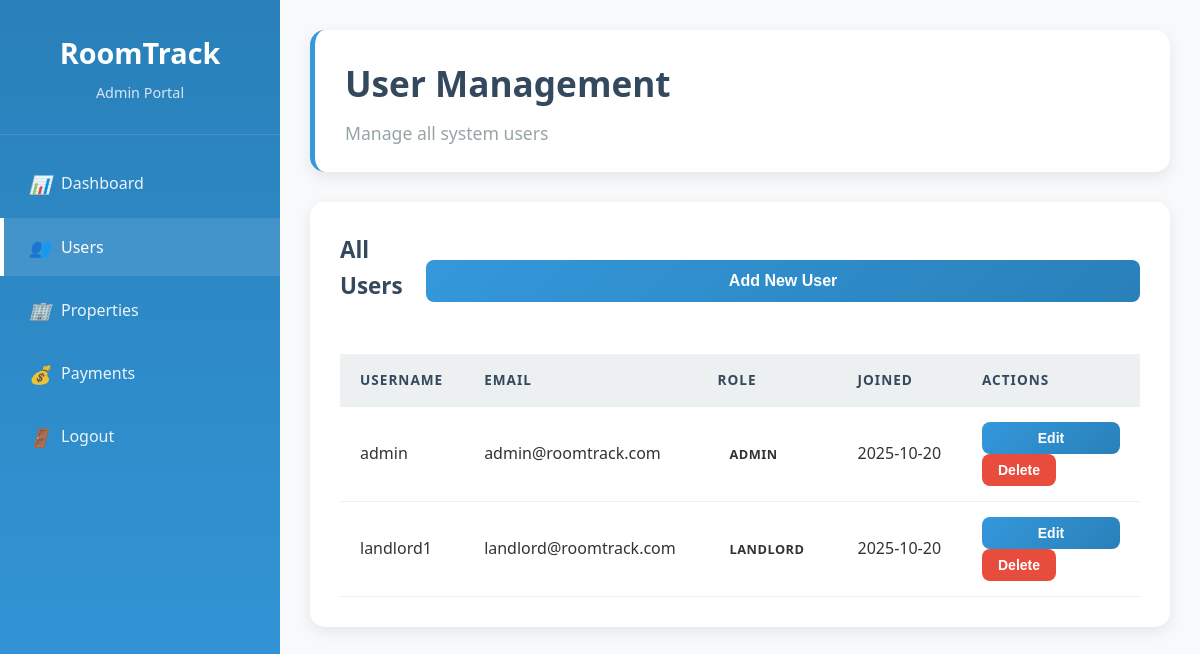
/admin/users (signed in), run on an earlier commit of the app's database.
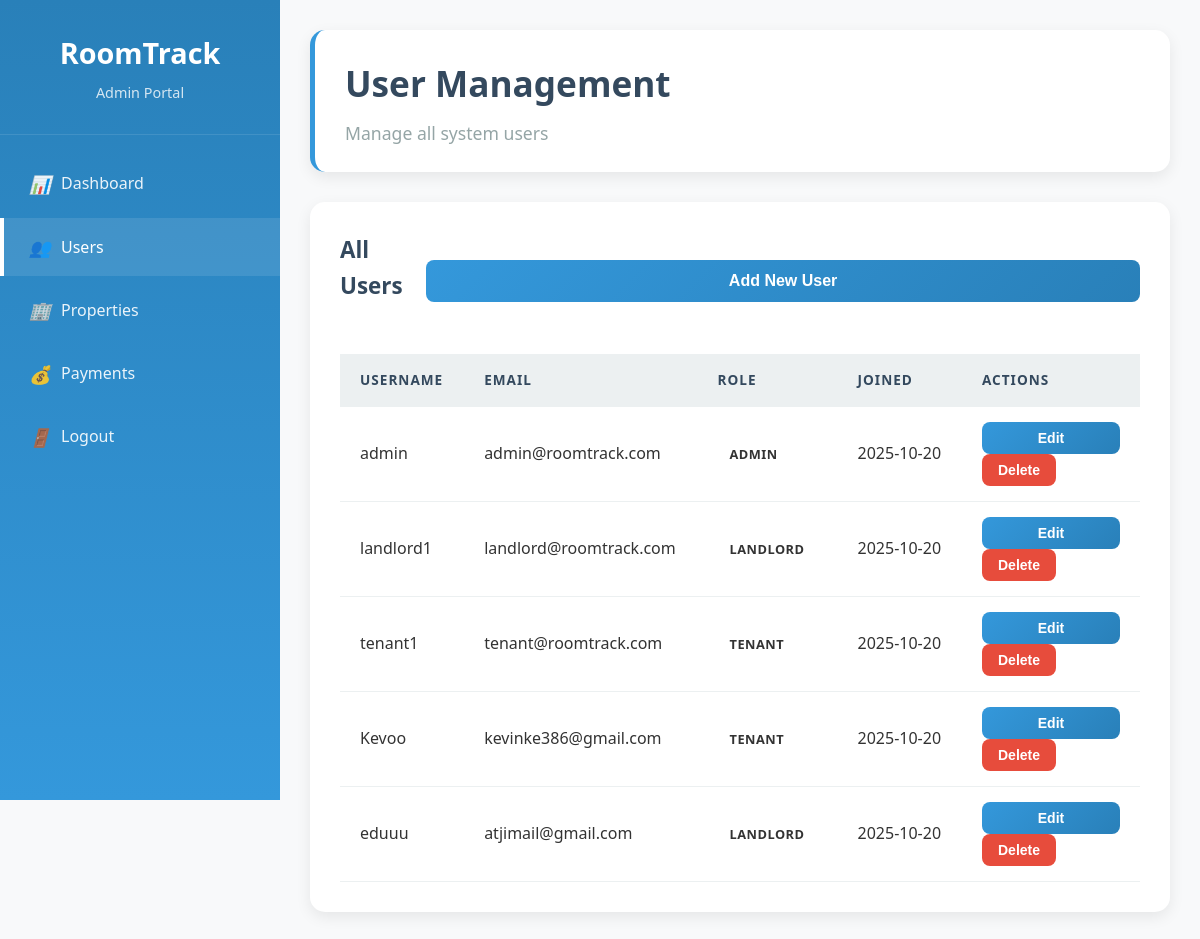
And on a later commit of the database.
### models.py (models this page shows)
class User(UserMixin, db.Model):
    id = db.Column(db.Integer, primary_key=True)
    username = db.Column(db.String(80), unique=True, nullable=False)
    email = db.Column(db.String(120), unique=True, nullable=False)
    password = db.Column(db.String(200), nullable=False)
    role = db.Column(db.String(20), nullable=False)  # admin, landlord, tenant
    full_name = db.Column(db.String(200))
    id_number = db.Column(db.String(50))
    passport_number = db.Column(db.String(50))
    phone = db.Column(db.String(20))
    created_at = db.Column(db.DateTime, default=datetime.utcnow)
    landlord_properties = db.relationship('Property', backref='landlord', lazy=True)
    tenant_leases = db.relationship('Lease', backref='tenant', lazy=True, foreign_keys='Lease.tenant_id')
    maintenance_requests = db.relationship('MaintenanceRequest', backref='tenant', lazy=True)

### app.py (the view)
@app.route('/admin/users')
@login_required
def admin_users():
    if current_user.role != 'admin':
        return redirect(url_for('index'))
    users = User.query.all()
    return render_template('admin/users.html', users=users)

### app.py (called while the page is built)
@login_manager.user_loader
def load_user(user_id):
    return User.query.get(int(user_id))

### templates/admin/users.html (shortened to what this page needs)
<!DOCTYPE html>
<html lang="en">
<head>
    <link rel="stylesheet" href="{{ url_for('static', filename='css/style.css') }}">
</head>
<body>
    <div class="dashboard">
        <div class="sidebar">
            <div class="sidebar-header">
                <h2>RoomTrack</h2>
                <p>Admin Portal</p>
            </div>
            <ul class="sidebar-nav">
                <li><a href="{{ url_for('admin_dashboard') }}"><i>📊</i> Dashboard</a></li>
                <li><a href="#" class="active"><i>👥</i> Users</a></li>
                <li><a href="#"><i>🏢</i> Properties</a></li>
                <li><a href="#"><i>💰</i> Payments</a></li>
                <li><a href="{{ url_for('logout') }}"><i>🚪</i> Logout</a></li>
            </ul>
        </div>
        <div class="main-content">
            <div class="header">
                <h1>User Management</h1>
                <p>Manage all system users</p>
            </div>
            <div class="table-container">
                <div style="display: flex; justify-content: between; align-items: center; margin-bottom: 25px;">
                    <h3>All Users</h3>
                    <button class="btn btn-primary" onclick="openCreateUserModal()">Add New User</button>
                </div>
                <table>
                    <thead>
                        <tr>
                            <th>Username</th>
                            <th>Email</th>
                            <th>Role</th>
                            <th>Joined</th>
                            <th>Actions</th>
                        </tr>
                    </thead>
                    <tbody>
                        {% for user in users %}
                        <tr>
                            <td>{{ user.username }}</td>
                            <td>{{ user.email }}</td>
                            <td>
                                <span class="status-badge status-{{ user.role }}">
                                    {{ user.role }}
                                </span>
                            </td>
                            <td>{{ user.created_at.strftime('%Y-%m-%d') }}</td>
                            <td>
                                <button class="btn btn-sm btn-primary">Edit</button>
                                <button class="btn btn-sm btn-danger">Delete</button>
                            </td>
                        </tr>
                        {% endfor %}
                    </tbody>
                </table>
            </div>
        </div>
    </div>
</body>
</html>

What changed in the data, as far as the page shows it:
added User: username "tenant1", email "tenant@roomtrack.com", role "TENANT", created_at "2025-10-20"
added User: username "Kevoo", email "kevinke386@gmail.com", role "TENANT", created_at "2025-10-20"
added User: username "eduuu", email "atjimail@gmail.com", role "LANDLORD", created_at "2025-10-20"
